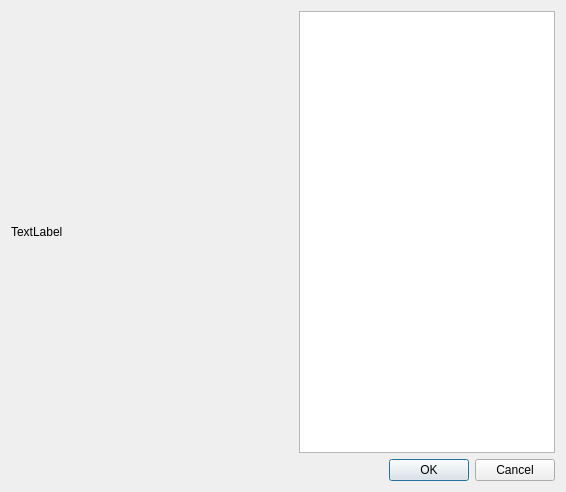
<?xml version="1.0" encoding="UTF-8"?>
<ui version="4.0">
 <class>ImageDialog</class>
 <widget class="QDialog" name="ImageDialog">
  <property name="geometry">
   <rect>
    <x>0</x>
    <y>0</y>
    <width>566</width>
    <height>492</height>
   </rect>
  </property>
  <property name="windowTitle">
   <string>Dialog</string>
  </property>
  <layout class="QVBoxLayout" name="verticalLayout" stretch="1,0">
   <item>
    <layout class="QHBoxLayout" name="horizontalLayout" stretch="1,0">
     <item>
      <widget class="ImageLabel" name="image">
       <property name="text">
        <string>TextLabel</string>
       </property>
      </widget>
     </item>
     <item>
      <widget class="ColorsView" name="colors">
       <property name="sizePolicy">
        <sizepolicy hsizetype="Maximum" vsizetype="Preferred">
         <horstretch>0</horstretch>
         <verstretch>0</verstretch>
        </sizepolicy>
       </property>
      </widget>
     </item>
    </layout>
   </item>
   <item>
    <widget class="QDialogButtonBox" name="buttonBox">
     <property name="orientation">
      <enum>Qt::Horizontal</enum>
     </property>
     <property name="standardButtons">
      <set>QDialogButtonBox::Cancel|QDialogButtonBox::Ok</set>
     </property>
    </widget>
   </item>
  </layout>
 </widget>
 <customwidgets>
  <customwidget>
   <class>ImageLabel</class>
   <extends>QLabel</extends>
   <header>imagelabel.h</header>
  </customwidget>
  <customwidget>
   <class>ColorsView</class>
   <extends>QTableView</extends>
   <header location="global">colorsview.h</header>
  </customwidget>
 </customwidgets>
 <resources/>
 <connections>
  <connection>
   <sender>buttonBox</sender>
   <signal>accepted()</signal>
   <receiver>ImageDialog</receiver>
   <slot>accept()</slot>
   <hints>
    <hint type="sourcelabel">
     <x>248</x>
     <y>254</y>
    </hint>
    <hint type="destinationlabel">
     <x>157</x>
     <y>274</y>
    </hint>
   </hints>
  </connection>
  <connection>
   <sender>buttonBox</sender>
   <signal>rejected()</signal>
   <receiver>ImageDialog</receiver>
   <slot>reject()</slot>
   <hints>
    <hint type="sourcelabel">
     <x>316</x>
     <y>260</y>
    </hint>
    <hint type="destinationlabel">
     <x>286</x>
     <y>274</y>
    </hint>
   </hints>
  </connection>
 </connections>
</ui>
